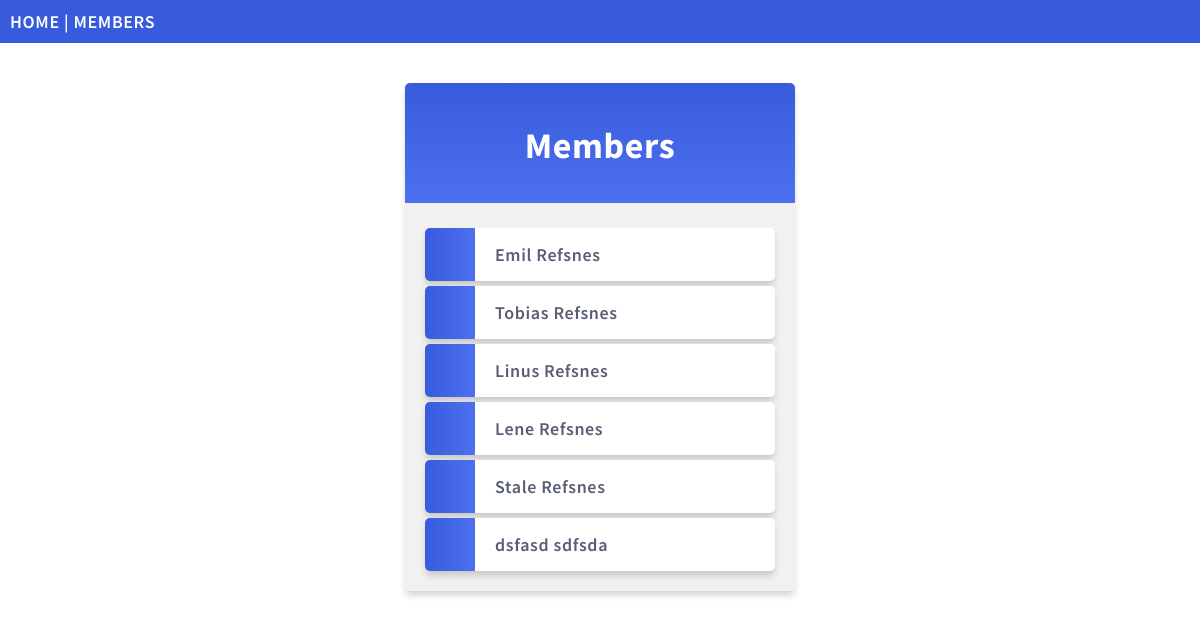
The page /members/ on the database its author committed.
### members/models.py (models this page shows, shortened)
class Member(models.Model):
  firstname = models.CharField(max_length=255)
  lastname = models.CharField(max_length=255)
  phone = models.IntegerField(null=True)
  joined_date = models.DateField(null=True)

### members/views.py (the view)
# urls.py: path('members/', views.members, name='members'),
def members(request):
  mymembers = Member.objects.all().values()
  template = loader.get_template('all_members.html')
  context = {
    'mymembers': mymembers,
  }
  return HttpResponse(template.render(context, request))

### members/templates/all_members.html (shortened to what this page needs)
{% extends "master.html" %}
{% block content %}
  <div class="mycard">
    <h1>Members</h1>
    <ul>
      {% for x in mymembers %}
        <li onclick="window.location = 'details/{{ x.id }}'">{{ x.firstname }} {{ x.lastname }}</li>
      {% endfor %}
    </ul>
  </div>
{% endblock %}

### members/templates/master.html (shortened to what this page needs)
{% load static %}
<!DOCTYPE html>
<html>
<head>
  <link rel="stylesheet" href="{% static 'mystyles.css' %}">
</head>
<body>
<div class="topnav">
  <a href="/">HOME</a> |
  <a href="/members">MEMBERS</a>
</div>
{% block content %}
{% endblock %}
</body>
</html>

### mystaticfiles/mystyles.css (style rules this page uses)
body { margin:0; font: 600 18px 'Source Sans Pro', sans-serif; letter-spacing: 0.64px; color: #585d74; }
.topnav { background-color:#375BDC; color:#ffffff; padding:10px; }
.topnav a:link, .topnav a:visited { text-decoration: none; color: #ffffff; }
.mycard { background-color: #f1f1f1; background-image: linear-gradient(to bottom, #375BDC, #4D70EF); background-size: 100% 120px; background-repeat: no-repeat; margin: 40px auto; width: 350px; border-radius: 5px; box-shadow: 0 5px 7px -1px rgba(51, 51, 51, 0.23); padding: 20px; }
.mycard h1 { text-align: center; color:#ffffff; margin:20px 0 60px 0; }
ul { list-style-type: none; padding: 0; margin: 0; }
li { background-color: #ffffff; background-image: linear-gradient(to right, #375BDC, #4D70EF); background-size: 50px 60px; background-repeat: no-repeat; cursor: pointer; transition: transform .25s; border-radius: 5px; box-shadow: 0 5px 7px -1px rgba(51, 51, 51, 0.23); padding: 15px; padding-left: 70px; margin-top: 5px; }
a:link, a:visited { color: #375BDC; }

### rows shown on the page
Member: firstname "Emil", lastname "Refsnes"
Member: firstname "Tobias", lastname "Refsnes"
Member: firstname "Linus", lastname "Refsnes"
Member: firstname "Lene", lastname "Refsnes"
Member: firstname "Stale", lastname "Refsnes"
Member: firstname "dsfasd", lastname "sdfsda"
